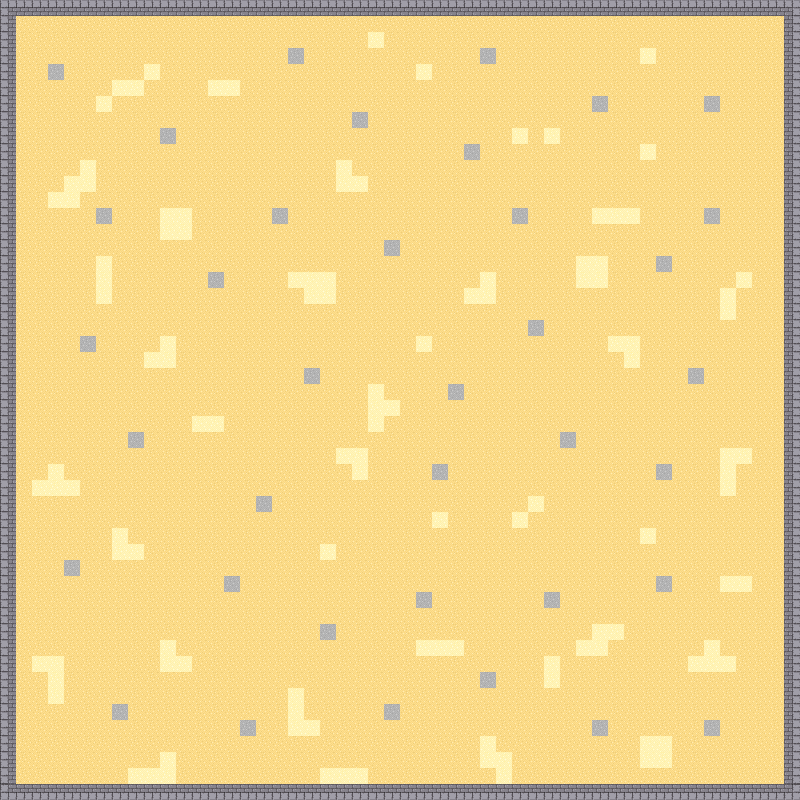

This game map was drawn from its Tiled (.tmx) file and the tilesets committed beside it. A one-line description and the trimmed map source follow:
An orthogonal 50x50 tile map with 16x16 px tiles, 2 tile layers (background, walls).

<map version="1.5" tiledversion="1.7.2" orientation="orthogonal" renderorder="right-down" width="50" height="50" tilewidth="16" tileheight="16" infinite="0" nextlayerid="3" nextobjectid="1">
 <tileset firstgid="1" source="RPG_16x16.tsx" />
 <layer id="1" name="background" width="50" height="50">
  <data>[2500 cells, 2500 non-empty, 3 distinct tile ids]</data>
 </layer>
 <layer id="2" name="walls" width="50" height="50">
  <data>[2500 cells, 196 non-empty, 5 distinct tile ids]</data>
 </layer>
</map>
